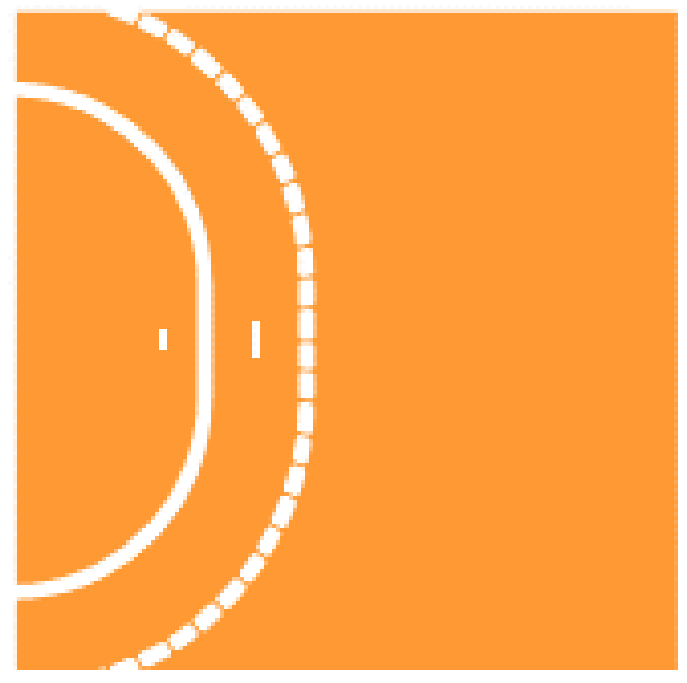
#> input picture data/court_left.png, 687 x 683 px, found by its file name
$ python visualize_zones.py
#> lines starting #> are read from the running program, lines starting #| are printed output that depends on the picture
import matplotlib.pyplot as plt
import matplotlib.patches as patches
from PIL import Image
import numpy as np

def draw_zone_polygons(ax, zones, zone_colors):
    """ゾーンポリゴンを描画"""
    for zone_num, polygon in zones.items():
        if polygon:
            # ポリゴンを描画
            poly = patches.Polygon(polygon, alpha=0.3,
                                 facecolor=zone_colors.get(zone_num, 'gray'),
                                 edgecolor='black', linewidth=2)
            ax.add_patch(poly)

            # ゾーン番号をテキストで表示
            if len(polygon) > 0:
                center_x = np.mean([p[0] for p in polygon])
                center_y = np.mean([p[1] for p in polygon])
                ax.text(center_x, center_y, str(zone_num),
                       fontsize=16, fontweight='bold',
                       ha='center', va='center',
                       bbox=dict(boxstyle="round,pad=0.3", facecolor='white', alpha=0.8))

def create_left_zones():
    """LEFT攻撃時のゾーン定義"""
    zones = {}

    # ゾーン1: x>=0.45, y>0.575
    zones[1] = [(0.45, 0.575), (1.0, 0.575), (1.0, 1.0), (0.45, 1.0)]

    # ゾーン2: x>=0.45, 0.425<=y<=0.575
    zones[2] = [(0.45, 0.425), (1.0, 0.425), (1.0, 0.575), (0.45, 0.575)]

    # ゾーン3: x>=0.45, y<0.425
    zones[3] = [(0.45, 0.0), (1.0, 0.0), (1.0, 0.425), (0.45, 0.425)]

    # ゾーン4: 拡張領域を含む
    zones[4] = [(-0.2, -0.2), (0.45, -0.2), (0.15, 0.275), (-0.2, 0.275)]

    # ゾーン5: 拡張領域を含む
    zones[5] = [(-0.2, 0.275), (0.15, 0.275), (0.45, 0.0), (0.45, 0.425), (-0.2, 0.425)]

    # ゾーン6: 拡張領域を含む
    zones[6] = [(-0.2, 0.425), (0.45, 0.425), (0.45, 0.575), (-0.2, 0.575)]

    # ゾーン7: 拡張領域を含む
    zones[7] = [(-0.2, 0.575), (0.45, 0.575), (0.45, 1.0), (0.15, 0.725), (-0.2, 0.725)]

    # ゾーン8: 拡張領域を含む
    zones[8] = [(-0.2, 0.725), (0.15, 0.725), (0.45, 1.2), (-0.2, 1.2)]

    return zones

def create_right_zones():
    """RIGHT攻撃時のゾーン定義（LEFT定義をx軸反転）"""
    left_zones = create_left_zones()
    right_zones = {}

    for zone_num, polygon in left_zones.items():
        # x座標を1-xで反転
        right_polygon = [(1 - x, y) for x, y in polygon]
        right_zones[zone_num] = right_polygon

    return right_zones

def visualize_zones():
    """ゾーンを可視化"""
    # カラーマップの定義
    zone_colors = {
        1: 'red',
        2: 'orange',
        3: 'yellow',
        4: 'lightgreen',
        5: 'lightblue',
        6: 'blue',
        7: 'purple',
        8: 'pink'
    }

    # LEFT攻撃の可視化
    try:
        court_left = Image.open('data/court_left.png')
#> court_left is the input picture: PIL image 687x683 RGBA; mean R, G, B, A 254.2, 164.7, 75.1, 254.1
        fig, ax = plt.subplots(1, 1, figsize=(12, 8))

        # コート画像を表示
        ax.imshow(court_left, extent=[0, 1, 0, 1], aspect='auto', alpha=0.7)

        # LEFT攻撃のゾーンを描画
        left_zones = create_left_zones()
        draw_zone_polygons(ax, left_zones, zone_colors)

        ax.set_xlim(-0.3, 1.1)
        ax.set_ylim(-0.3, 1.3)
        ax.set_xlabel('X Coordinate', fontsize=12)
        ax.set_ylabel('Y Coordinate', fontsize=12)
        ax.set_title('LEFT Attack Zone Definition', fontsize=16, fontweight='bold')
        ax.grid(True, alpha=0.3)

        # 凡例を追加
        legend_elements = [patches.Patch(facecolor=zone_colors[i], label=f'Zone {i}')
                          for i in range(1, 9)]
        ax.legend(handles=legend_elements, loc='upper left', bbox_to_anchor=(1.02, 1))

        plt.tight_layout()
        plt.savefig('data/zones_left_visualization.png', dpi=300, bbox_inches='tight')
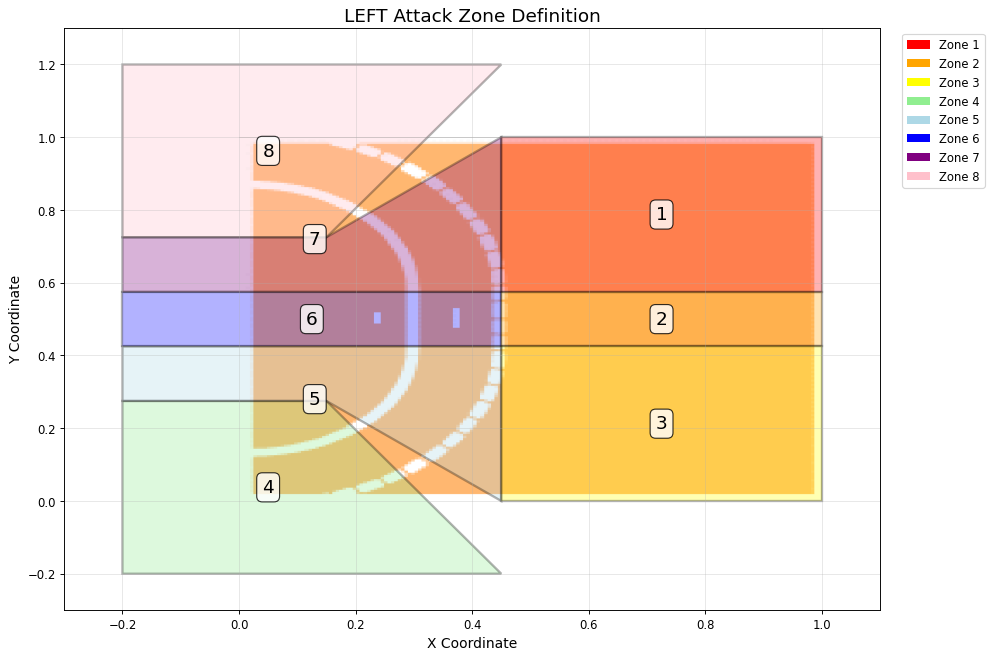
#> figure drawn by matplotlib, 1 panel
        plt.show()

    except FileNotFoundError:
        print("Warning: data/court_left.png not found. Creating zones without background image.")
        fig, ax = plt.subplots(1, 1, figsize=(12, 8))
        left_zones = create_left_zones()
        draw_zone_polygons(ax, left_zones, zone_colors)
        ax.set_xlim(-0.3, 1.1)
        ax.set_ylim(-0.3, 1.3)
        ax.set_xlabel('X Coordinate', fontsize=12)
        ax.set_ylabel('Y Coordinate', fontsize=12)
        ax.set_title('LEFT Attack Zone Definition', fontsize=16, fontweight='bold')
        ax.grid(True, alpha=0.3)
        legend_elements = [patches.Patch(facecolor=zone_colors[i], label=f'Zone {i}')
                          for i in range(1, 9)]
        ax.legend(handles=legend_elements, loc='upper left', bbox_to_anchor=(1.02, 1))
        plt.tight_layout()
        plt.savefig('data/zones_left_visualization.png', dpi=300, bbox_inches='tight')
        plt.show()

    # RIGHT攻撃の可視化
    try:
        court_right = Image.open('data/court_right.png')
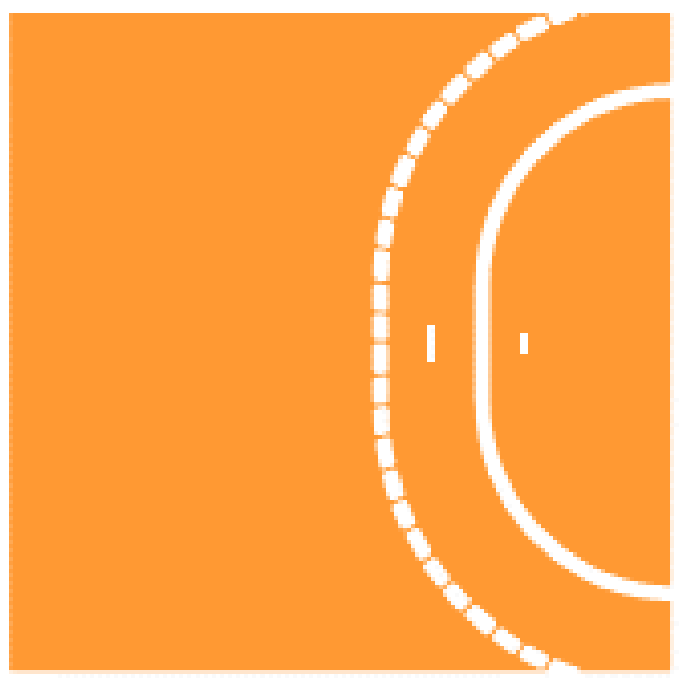
#> input picture data/court_right.png, 687 x 683 px, found by its file name
#> court_right is the input picture: PIL image 687x683 RGBA; mean R, G, B, A 255, 165.4, 75.9, 254.1
        fig, ax = plt.subplots(1, 1, figsize=(12, 8))

        # コート画像を表示
        ax.imshow(court_right, extent=[0, 1, 0, 1], aspect='auto', alpha=0.7)

        # RIGHT攻撃のゾーンを描画
        right_zones = create_right_zones()
        draw_zone_polygons(ax, right_zones, zone_colors)

        ax.set_xlim(-0.1, 1.3)
        ax.set_ylim(-0.3, 1.3)
        ax.set_xlabel('X Coordinate', fontsize=12)
        ax.set_ylabel('Y Coordinate', fontsize=12)
        ax.set_title('RIGHT Attack Zone Definition', fontsize=16, fontweight='bold')
        ax.grid(True, alpha=0.3)

        # 凡例を追加
        legend_elements = [patches.Patch(facecolor=zone_colors[i], label=f'Zone {i}')
                          for i in range(1, 9)]
        ax.legend(handles=legend_elements, loc='upper right', bbox_to_anchor=(-0.02, 1))

        plt.tight_layout()
        plt.savefig('data/zones_right_visualization.png', dpi=300, bbox_inches='tight')
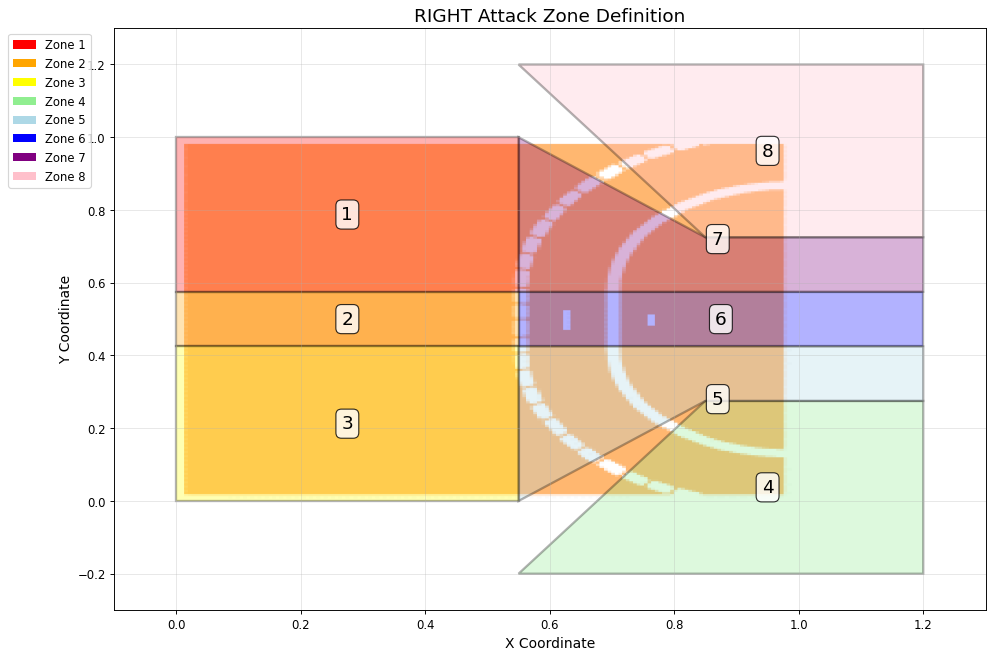
#> figure drawn by matplotlib, 1 panel
        plt.show()

    except FileNotFoundError:
        print("Warning: data/court_right.png not found. Creating zones without background image.")
        fig, ax = plt.subplots(1, 1, figsize=(12, 8))
        right_zones = create_right_zones()
        draw_zone_polygons(ax, right_zones, zone_colors)
        ax.set_xlim(-0.1, 1.3)
        ax.set_ylim(-0.3, 1.3)
        ax.set_xlabel('X Coordinate', fontsize=12)
        ax.set_ylabel('Y Coordinate', fontsize=12)
        ax.set_title('RIGHT Attack Zone Definition', fontsize=16, fontweight='bold')
        ax.grid(True, alpha=0.3)
        legend_elements = [patches.Patch(facecolor=zone_colors[i], label=f'Zone {i}')
                          for i in range(1, 9)]
        ax.legend(handles=legend_elements, loc='upper right', bbox_to_anchor=(-0.02, 1))
        plt.tight_layout()
        plt.savefig('data/zones_right_visualization.png', dpi=300, bbox_inches='tight')
        plt.show()

def print_zone_info():
    """ゾーン定義の詳細情報を出力"""
    print("=== LEFT攻撃時のゾーン定義 ===")
    left_zones = create_left_zones()
    for zone_num, polygon in left_zones.items():
        print(f"ゾーン{zone_num}: {polygon}")

    print("\n=== RIGHT攻撃時のゾーン定義 ===")
    right_zones = create_right_zones()
    for zone_num, polygon in right_zones.items():
        print(f"ゾーン{zone_num}: {polygon}")

if __name__ == "__main__":
    print("ハンドボール攻撃ゾーンの可視化を開始...")
    print_zone_info()
    print("\nゾーンの可視化を実行中...")
    visualize_zones()
    print("可視化完了！")
    print("保存ファイル:")
    print("- data/zones_left_visualization.png")
    print("- data/zones_right_visualization.png")
